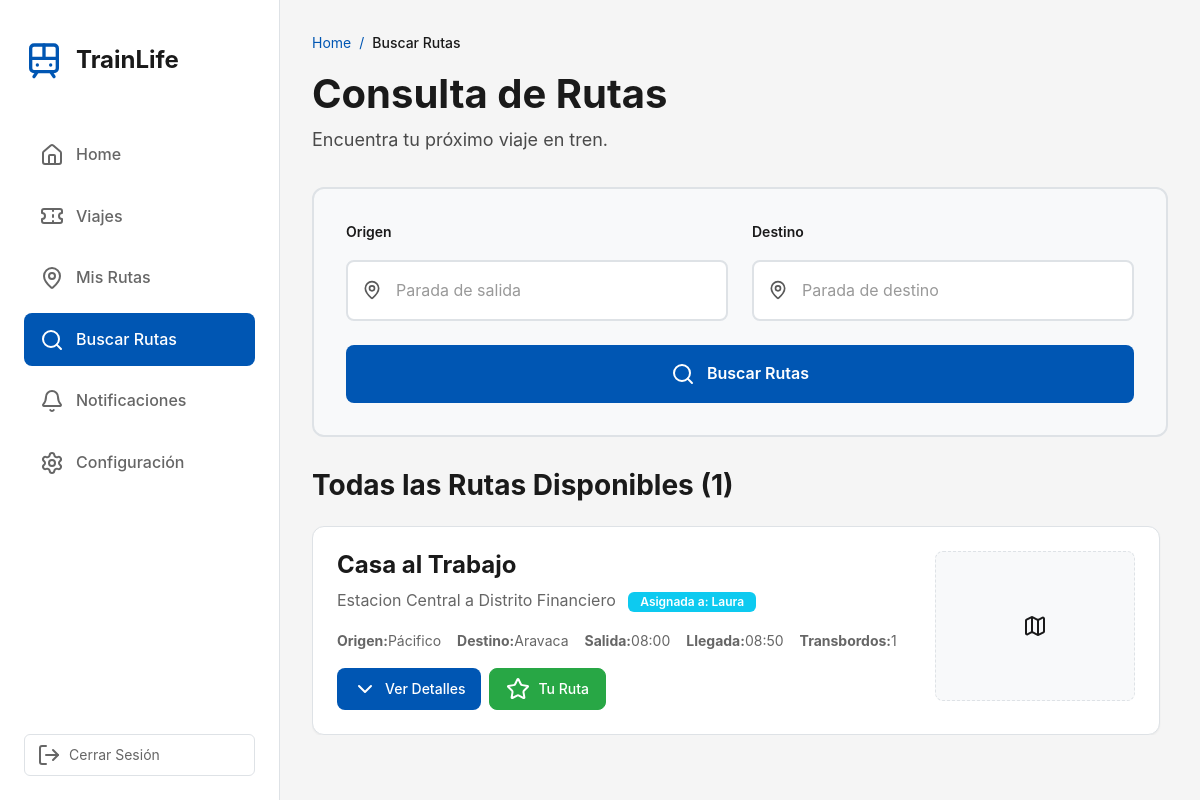
Before: /buscarRutas/1/ (signed in) with the older database file.
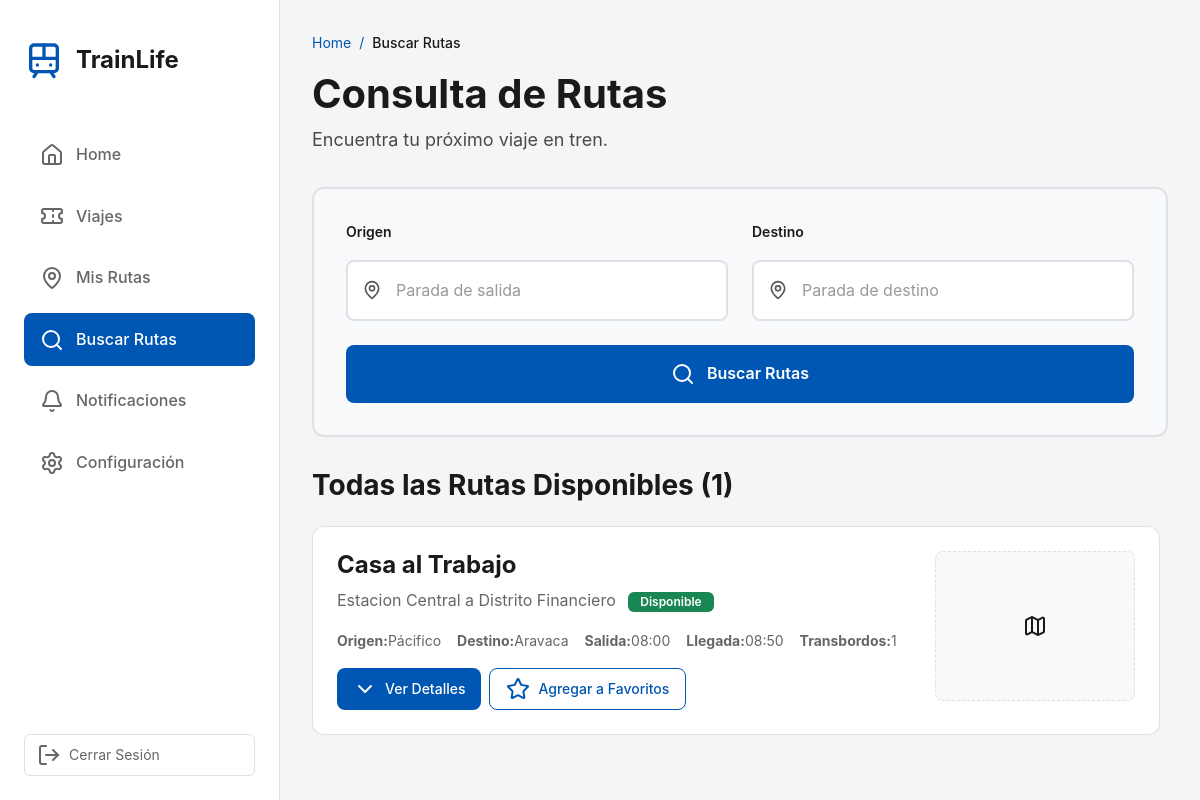
After: the same page with the newer database file.
### trainLife/models.py (models this page shows, shortened)
class Ruta(models.Model):
    usuario = models.ForeignKey(Usuario, on_delete=models.CASCADE, related_name='rutas', null=True, blank=True)
    nombre = models.CharField(max_length=200)  # Nombre descriptivo de la ruta
    descripcion = models.TextField(blank=True, null=True)  # Descripción opcional
    fechaCreacion = models.DateTimeField(auto_now_add=True)
    fechaActualizacion = models.DateTimeField(auto_now=True)
    class Meta:
        ordering = ['-fechaCreacion']
        verbose_name = 'Ruta'
        verbose_name_plural = 'Rutas'

class Usuario(models.Model):
    nombreUsuario = models.CharField(max_length=100)
    apellido1 = models.CharField(max_length=100)
    apellido2 = models.CharField(max_length=100, blank=True, null=True)
    email = models.EmailField(unique=True)
    numeroTelefono = models.CharField(max_length=15, blank=True, null=True)
    contrasenia = models.CharField(max_length=100)

class Trayecto(models.Model):
    ruta = models.ForeignKey(Ruta, on_delete=models.CASCADE, related_name='trayectos')
    orden = models.PositiveIntegerField(default=1)  # Orden del trayecto en la ruta
    estacionSalida = models.CharField(max_length=200)  # Ej: "Estación Central"
    andenSalida = models.CharField(max_length=10, blank=True, null=True)  # Ej: "3B"
    estacionLlegada = models.CharField(max_length=200)  # Ej: "Estación Intermedia"
    andenLlegada = models.CharField(max_length=10, blank=True, null=True)  # Ej: "1A"
    horaSalida = models.TimeField()  # Hora de salida
    horaLlegada = models.TimeField()  # Hora de llegada
    nombreLinea = models.CharField(max_length=100)  # Ej: "Línea 1 (Roja)"
    colorLinea = models.CharField(max_length=50, blank=True, null=True)  # Ej: "Roja", "Azul"
    imagenMapa = models.ImageField(upload_to='trayectos/mapas/', blank=True, null=True)
    fechaCreacion = models.DateTimeField(auto_now_add=True)
    class Meta:
        ordering = ['ruta', 'orden']
        verbose_name = 'Trayecto'
        verbose_name_plural = 'Trayectos'

### trainLife/views.py (the view, shortened to what this page needs)
# urls.py: path('buscarRutas/<int:usuario_id>/', views.buscarRutas, name='buscar_rutas'),
def buscarRutas(request, usuario_id):
    session_usuario_id = request.session.get('usuario_id')
    if not session_usuario_id or session_usuario_id != usuario_id:
        return redirect('login')
    usuario = Usuario.objects.filter(id=usuario_id).first()
    if not usuario:
        return redirect('login')
    rutas_disponibles = Ruta.objects.all().prefetch_related('trayectos').order_by('-fechaCreacion')
    busqueda = None
    from datetime import date
    fecha_actual = date.today().strftime('%Y-%m-%d')
    return render(request, 'buscarRutas.html', {
        'usuario': usuario,
        'rutas': rutas_disponibles,
        'busqueda': busqueda,
        'fecha_actual': fecha_actual
    })

### trainLife/templates/buscarRutas.html (shortened to what the changed rows need)
<!DOCTYPE html>
<html lang="es">
<head>
    {% load static %}
    <link href="https://cdn.jsdelivr.net/npm/bootstrap@5.3.0/dist/css/bootstrap.min.css" rel="stylesheet">
    <link rel="stylesheet" href="{% static 'styles/buscarRutas.css' %}">
    <link rel="stylesheet" href="{% static 'styles/confirmModal.css' %}">
</head>
<body>
    <div class="dashboard-container">
        <aside class="sidebar">
            <div class="sidebar-content">
                <div class="logo-section">
                    <h1 class="logo-title">TrainLife</h1>
                </div>
            </div>
        </aside>
        <main class="main-content">
            <div class="content-wrapper">
                <header class="page-header">
                    <h2 class="page-title">Consulta de Rutas</h2>
                </header>
                <section class="routes-section">
                    {% if rutas %}
                        <div id="routesContainer" class="routes-container">
                            {% for ruta in rutas %}
                                <div class="route-card" id="route-{{ ruta.id }}" data-route-id="{{ ruta.id }}">
                                    <div class="route-header">
                                        <div class="route-info">
                                            <h2 class="route-title">{{ ruta.nombre }}</h2>
                                            <p class="route-description">
                                                {{ ruta.descripcion|default:"Sin descripción disponible" }}
                                                {% if ruta.usuario %}
                                                    <span class="badge bg-info ms-2">Asignada a: {{ ruta.usuario.nombreUsuario }}</span>
                                                {% else %}
                                                    <span class="badge bg-success ms-2">Disponible</span>
                                                {% endif %}
                                            </p>
                                            {% if ruta.trayectos.all %}
                                                {% with primer_trayecto=ruta.trayectos.first ultimo_trayecto=ruta.trayectos.last %}
                                                <div class="route-summary">
                                                    <span><strong>Origen:</strong> {{ primer_trayecto.estacionSalida }}</span>
                                                    <span><strong>Destino:</strong> {{ ultimo_trayecto.estacionLlegada }}</span>
                                                    <span><strong>Salida:</strong> {{ primer_trayecto.horaSalida|time:"H:i" }}</span>
                                                    <span><strong>Llegada:</strong> {{ ultimo_trayecto.horaLlegada|time:"H:i" }}</span>
                                                    <span><strong>Transbordos:</strong> {{ ruta.trayectos.count|add:"-1" }}</span>
                                                </div>
                                                {% endwith %}
                                            {% endif %}
                                            <div class="route-actions">
                                                <button class="btn-toggle">
                                                    <i data-lucide="chevron-down"></i>
                                                    Ver Detalles
                                                </button>
                                                {% if ruta.usuario.id != usuario.id %}
                                                <button class="btn-save"
                                                    data-route-id="{{ ruta.id }}"
                                                    data-route-name="{{ ruta.nombre|escapejs }}"
                                                    data-user-id="{{ usuario.id }}">
                                                    <i data-lucide="star"></i>
                                                    Agregar a Favoritos
                                                </button>
                                                {% else %}
                                                <button class="btn-saved" disabled>
                                                    <i data-lucide="star" class="fill-star"></i>
                                                    Tu Ruta
                                                </button>
                                                {% endif %}
                                            </div>
                                        </div>
                                        <div class="route-image-placeholder">
                                            <i data-lucide="map"></i>
                                        </div>
                                    </div>
                                </div>
                            {% endfor %}
                        </div>
                    {% endif %}
                </section>
            </div>
        </main>
    </div>
</body>
</html>

Changed rows visible on the page:
changed Ruta "Casa al Trabajo": usuario.nombreUsuario "Laura" → (not shown); usuario_id "Asignada a: Tu Ruta" → "Disponible Agregar a Favoritos"
